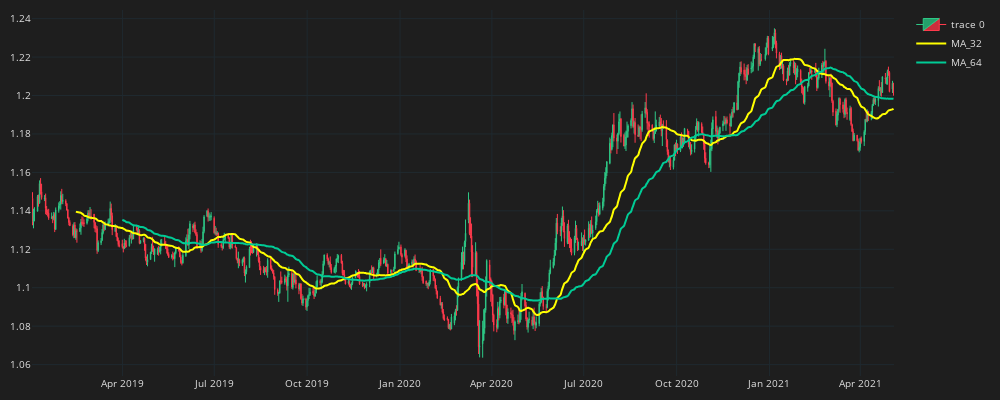

This figure's notebook cell:
### Code cell
df_plot = df[:]

fig = go.Figure()
fig.add_trace(go.Candlestick(
    x=df_plot.time, open=df_plot.mid_o, high=df_plot.mid_h, low=df_plot.mid_l, close=df_plot.mid_c,
    line=dict(width=1), opacity=1,
    increasing_fillcolor='#24A06B',
    decreasing_fillcolor="#CC2E3C",
    increasing_line_color='#2EC886',  
    decreasing_line_color='#FF3A4C'
))

fig.add_trace(go.Scatter(x=df_plot.time,
                         line_color='yellow',
    y=df_plot.MA_32,
    line=dict( width=2),
    line_shape='spline',
    name='MA_32'
    ))
fig.add_trace(go.Scatter(x=df_plot.time, 
    y=df_plot.MA_64,
    line=dict( width=2),
    line_shape='spline',
    name='MA_64'
    ))

fig.update_layout(width=1000,height=400,
    margin=dict(l=10,r=10,b=10,t=10),
    font=dict(size=10,color="#e1e1e1"),
    paper_bgcolor="#1e1e1e",
    plot_bgcolor="#1e1e1e")
fig.update_xaxes(
    gridcolor="#1f292f",
    showgrid=True,fixedrange=True,rangeslider=dict(visible=False)
)
fig.update_yaxes(
    gridcolor="#1f292f",
    showgrid=True
)
fig.show()

### Figure 1 — Plotly figure (JSON) as saved in the notebook; plotly's stock layout.template omitted (floating-point values rounded to 4 significant figures; data arrays with more than 128 entries replaced by an {"elided": "..."} marker saying what was removed)
{"data": [{"close": {"elided": "607 float values"}, "decreasing": {"fillcolor": "#CC2E3C", "line": {"color": "#FF3A4C"}}, "high": {"elided": "607 float values"}, "increasing": {"fillcolor": "#24A06B", "line": {"color": "#2EC886"}}, "line": {"width": 1}, "low": {"elided": "607 float values"}, "opacity": 1, "open": {"elided": "607 float values"}, "type": "candlestick", "x": {"elided": "607 str values"}}, {"line": {"color": "yellow", "shape": "spline", "width": 2}, "name": "MA_32", "type": "scatter", "x": {"elided": "607 str values"}, "y": {"elided": "607 float values"}}, {"line": {"shape": "spline", "width": 2}, "name": "MA_64", "type": "scatter", "x": {"elided": "607 str values"}, "y": {"elided": "607 float values"}}], "layout": {"font": {"color": "#e1e1e1", "size": 10}, "height": 400, "margin": {"b": 10, "l": 10, "r": 10, "t": 10}, "paper_bgcolor": "#1e1e1e", "plot_bgcolor": "#1e1e1e", "width": 1000, "xaxis": {"fixedrange": true, "gridcolor": "#1f292f", "rangeslider": {"visible": false}, "showgrid": true}, "yaxis": {"gridcolor": "#1f292f", "showgrid": true}}}
